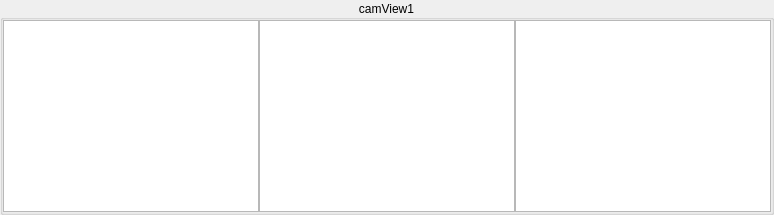
       <widget class="QGroupBox" name="camGroup1">
        <property name="sizePolicy">
         <sizepolicy hsizetype="Preferred" vsizetype="Preferred">
          <horstretch>0</horstretch>
          <verstretch>0</verstretch>
         </sizepolicy>
        </property>
        <property name="title">
         <string>camView1</string>
        </property>
        <property name="alignment">
         <set>Qt::AlignCenter</set>
        </property>
        <layout class="QHBoxLayout" name="horizontalLayout_4">
         <property name="spacing">
          <number>0</number>
         </property>
         <property name="leftMargin">
          <number>0</number>
         </property>
         <property name="topMargin">
          <number>0</number>
         </property>
         <property name="rightMargin">
          <number>0</number>
         </property>
         <property name="bottomMargin">
          <number>0</number>
         </property>
         <item>
          <widget class="QGraphicsView" name="camView1Left">
           <property name="sizePolicy">
            <sizepolicy hsizetype="MinimumExpanding" vsizetype="MinimumExpanding">
             <horstretch>0</horstretch>
             <verstretch>0</verstretch>
            </sizepolicy>
           </property>
           <property name="minimumSize">
            <size>
             <width>20</width>
             <height>30</height>
            </size>
           </property>
          </widget>
         </item>
         <item>
          <widget class="QGraphicsView" name="camView1Front">
           <property name="sizePolicy">
            <sizepolicy hsizetype="MinimumExpanding" vsizetype="MinimumExpanding">
             <horstretch>0</horstretch>
             <verstretch>0</verstretch>
            </sizepolicy>
           </property>
           <property name="minimumSize">
            <size>
             <width>20</width>
             <height>30</height>
            </size>
           </property>
          </widget>
         </item>
         <item>
          <widget class="QGraphicsView" name="camView1Right">
           <property name="sizePolicy">
            <sizepolicy hsizetype="MinimumExpanding" vsizetype="MinimumExpanding">
             <horstretch>0</horstretch>
             <verstretch>0</verstretch>
            </sizepolicy>
           </property>
           <property name="minimumSize">
            <size>
             <width>20</width>
             <height>30</height>
            </size>
           </property>
          </widget>
         </item>
        </layout>
       </widget>
